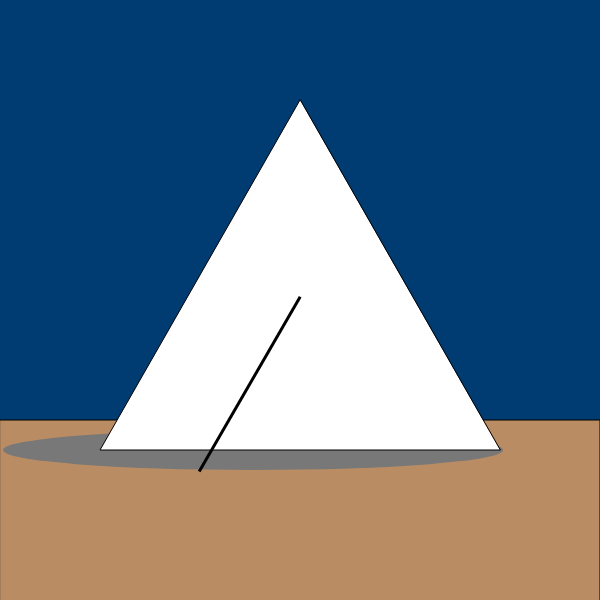
Frame 1 (no input)
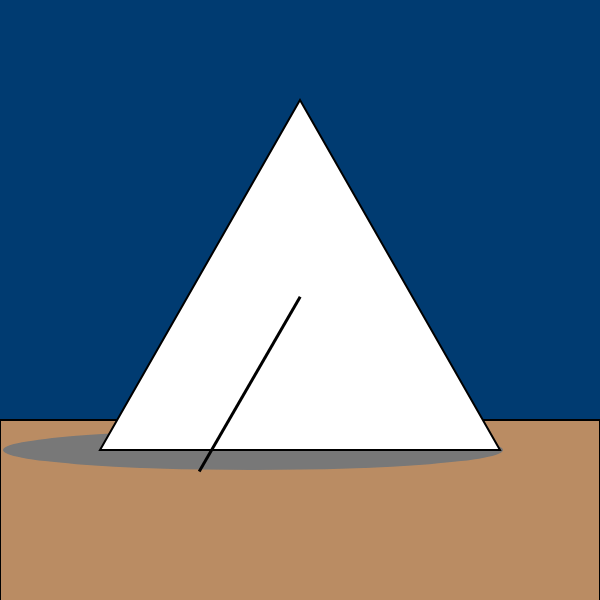
Frame 60 (no input)
Frame 120 (the mouse pressed at the canvas centre since frame 60): identical to frame 60, image omitted

The p5.js sketch that drew these frames (run headless with seeded random() and noise() and a simulated clock; from frame 60 on, the mouse is pressed at the canvas centre):

// p5.js sketch
// ── sketch.js
function setup() {
  createCanvas(600,600);
  angleMode(DEGREES);
}

function draw() {
  let h = hour();

// changing background colors
  if(h==1 || h==2 || h==3 || h==4 || h==5 || h==6 || h==20 || h==21 || h==22 || h==23 || h==24) {
    background(0,59,113);
  }else if(h==7) {
    background(238,175,97);
  }else if(h==8 || h==9 || h==10 || h==11) {
    background(254,245,106);
  }else if(h==12 || h==13 || h==14 || h==15) {
    background(169,252,255);
  }else{
    background(100,154,217);
  }
  
// surface
  push();
  fill(186,140,99);
  rect(0,420,height,width);
  pop();
  
// shadow
  push();
  fill(120);
  noStroke();
  ellipse(253,450,500,40);
  pop();

// main triangle
  push();
  triangle(300,100,100,450,500,450);
  pop();
  
  strokeWeight(2);

// minute hand
  push();
  translate(width/2,height/2);
  rotate(180);
  let m = map(minute(),0,60,0,360);
  rotate(m);
  rect(-2,-2,1,200);
  rotate(-m);
  pop();

// breakfast
  if(h == 8) {
    push();
    noFill();
    triangle(100,450,200,275,300,450);
    pop();
    push();
    fill(255,254,235);
    arc(208,400,70,60,-100,115);
    arc(190,398,70,60,80,-65);
    pop();
    push();
    fill(246,238,0);
    ellipse(200,400,40,35);
    pop();
  }

// lunch
  if(h == 13) {
    push();
    noFill();
    triangle(300,100,400,275,200,275);
    pop();
    push();
    fill(206,141,7);
    arc(300,205,80,45,180,0,CHORD);
    rect(262,220,75,10,2,2);
    pop();
    push();
    fill(86,12,2);
    rect(262,210,75,10,2,2);
    pop();
    push();
    fill(50,199,4);
    quad(255,205,275,215,350,210,335,208);
    pop();
    push();
    fill(209,0,0);
    arc(300,205,75,10,0,180,CHORD)
    pop();
  }
  
// dinner
  if(h == 18) {
    push();
    noFill();
    triangle(300,450,500,450,400,275);
    pop();
    push();
    fill(239,246,251);
    arc(400,390,90,95,0,180,OPEN);
    pop();
    push();
    ellipse(400,390,90,15);
    pop();
    push();
    fill(229,152,36);
    ellipse(400,393,70,8);
    pop();
    push();
    noFill();
    arc(400,365,25,35,275,45);
    arc(395,360,25,35,105,230);
    arc(435,360,25,35,120,240);
    arc(362,365,25,35,275,45);
    pop();
  }
  
}
